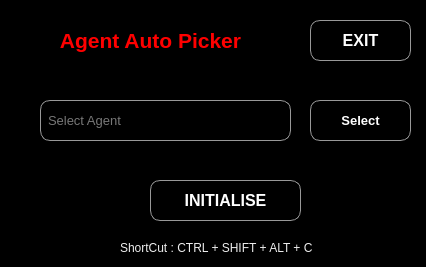
<?xml version="1.0" encoding="UTF-8"?>
<ui version="4.0">
 <class>Form</class>
 <widget class="QWidget" name="Form">
  <property name="geometry">
   <rect>
    <x>0</x>
    <y>0</y>
    <width>426</width>
    <height>267</height>
   </rect>
  </property>
  <property name="windowTitle">
   <string>Form</string>
  </property>
  <property name="styleSheet">
   <string notr="true">QWidget {
background-color: #000;
color: #EEE;
}

QPushButton {
	border-radius: 10px;
	color: white;
	border: 1px solid #999;
}
QPushButton:hover {
	border-color: red;
}

#title {
	color: red;
}

QLabel {
	background-color: transparent;
}</string>
  </property>
  <widget class="QLabel" name="title">
   <property name="geometry">
    <rect>
     <x>20</x>
     <y>10</y>
     <width>261</width>
     <height>61</height>
    </rect>
   </property>
   <property name="font">
    <font>
     <pointsize>16</pointsize>
     <weight>75</weight>
     <bold>true</bold>
    </font>
   </property>
   <property name="text">
    <string>Agent Auto Picker</string>
   </property>
   <property name="alignment">
    <set>Qt::AlignCenter</set>
   </property>
  </widget>
  <widget class="QPushButton" name="initialiseBtn">
   <property name="geometry">
    <rect>
     <x>150</x>
     <y>180</y>
     <width>151</width>
     <height>41</height>
    </rect>
   </property>
   <property name="font">
    <font>
     <pointsize>12</pointsize>
     <weight>75</weight>
     <bold>true</bold>
    </font>
   </property>
   <property name="cursor">
    <cursorShape>PointingHandCursor</cursorShape>
   </property>
   <property name="text">
    <string>INITIALISE</string>
   </property>
  </widget>
  <widget class="QPushButton" name="exitBtn">
   <property name="geometry">
    <rect>
     <x>310</x>
     <y>20</y>
     <width>101</width>
     <height>41</height>
    </rect>
   </property>
   <property name="font">
    <font>
     <pointsize>12</pointsize>
     <weight>75</weight>
     <bold>true</bold>
    </font>
   </property>
   <property name="cursor">
    <cursorShape>PointingHandCursor</cursorShape>
   </property>
   <property name="text">
    <string>EXIT</string>
   </property>
  </widget>
  <widget class="QLabel" name="label_2">
   <property name="geometry">
    <rect>
     <x>120</x>
     <y>240</y>
     <width>211</width>
     <height>16</height>
    </rect>
   </property>
   <property name="text">
    <string>ShortCut : CTRL + SHIFT + ALT + C</string>
   </property>
  </widget>
  <widget class="QLineEdit" name="agentName">
   <property name="geometry">
    <rect>
     <x>40</x>
     <y>100</y>
     <width>251</width>
     <height>41</height>
    </rect>
   </property>
   <property name="font">
    <font>
     <pointsize>10</pointsize>
    </font>
   </property>
   <property name="styleSheet">
    <string notr="true">padding: 5px;
border-radius: 10px;
border: 1px solid #999;</string>
   </property>
   <property name="placeholderText">
    <string>Select Agent</string>
   </property>
  </widget>
  <widget class="QPushButton" name="selectBtn">
   <property name="geometry">
    <rect>
     <x>310</x>
     <y>100</y>
     <width>101</width>
     <height>41</height>
    </rect>
   </property>
   <property name="font">
    <font>
     <pointsize>10</pointsize>
     <weight>75</weight>
     <bold>true</bold>
    </font>
   </property>
   <property name="text">
    <string>Select</string>
   </property>
  </widget>
 </widget>
 <resources/>
 <connections/>
</ui>
